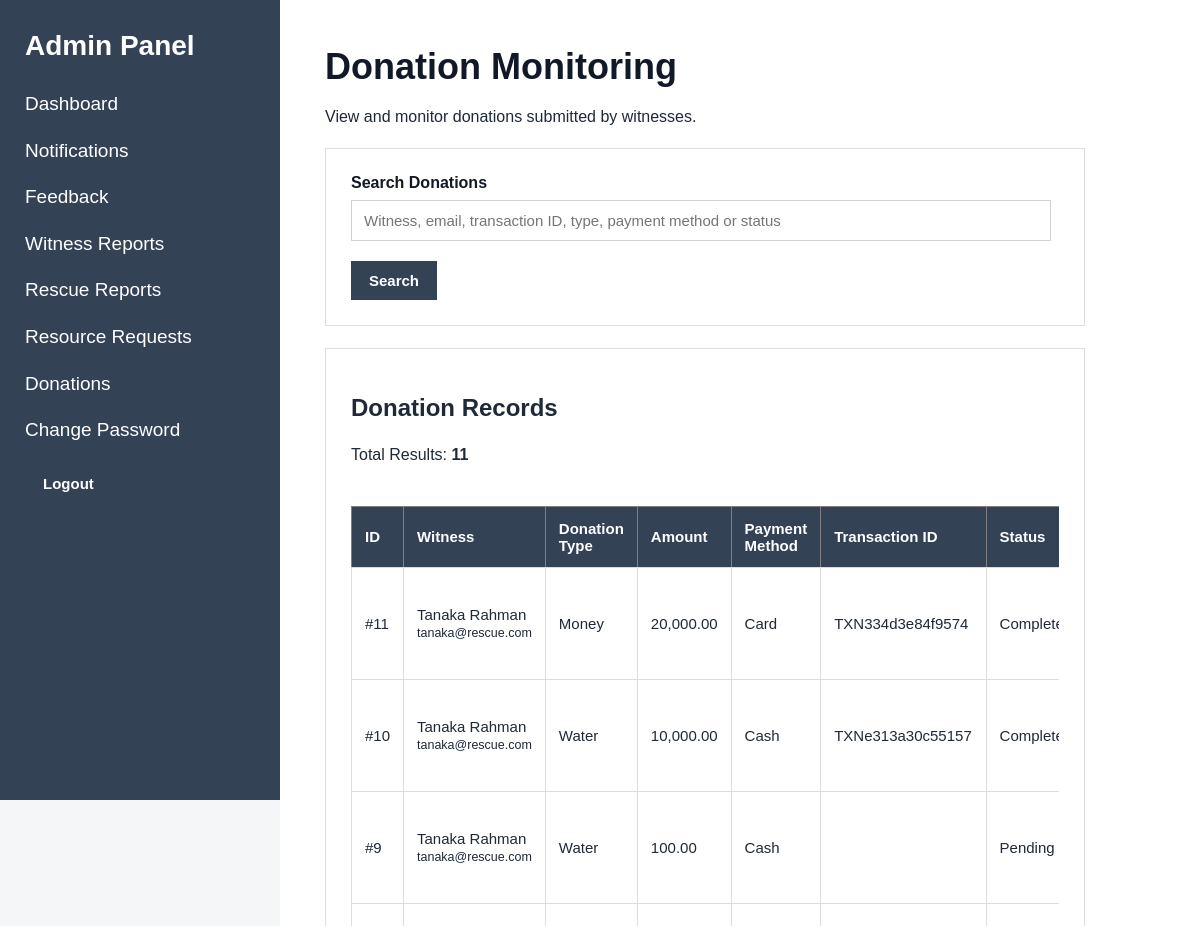
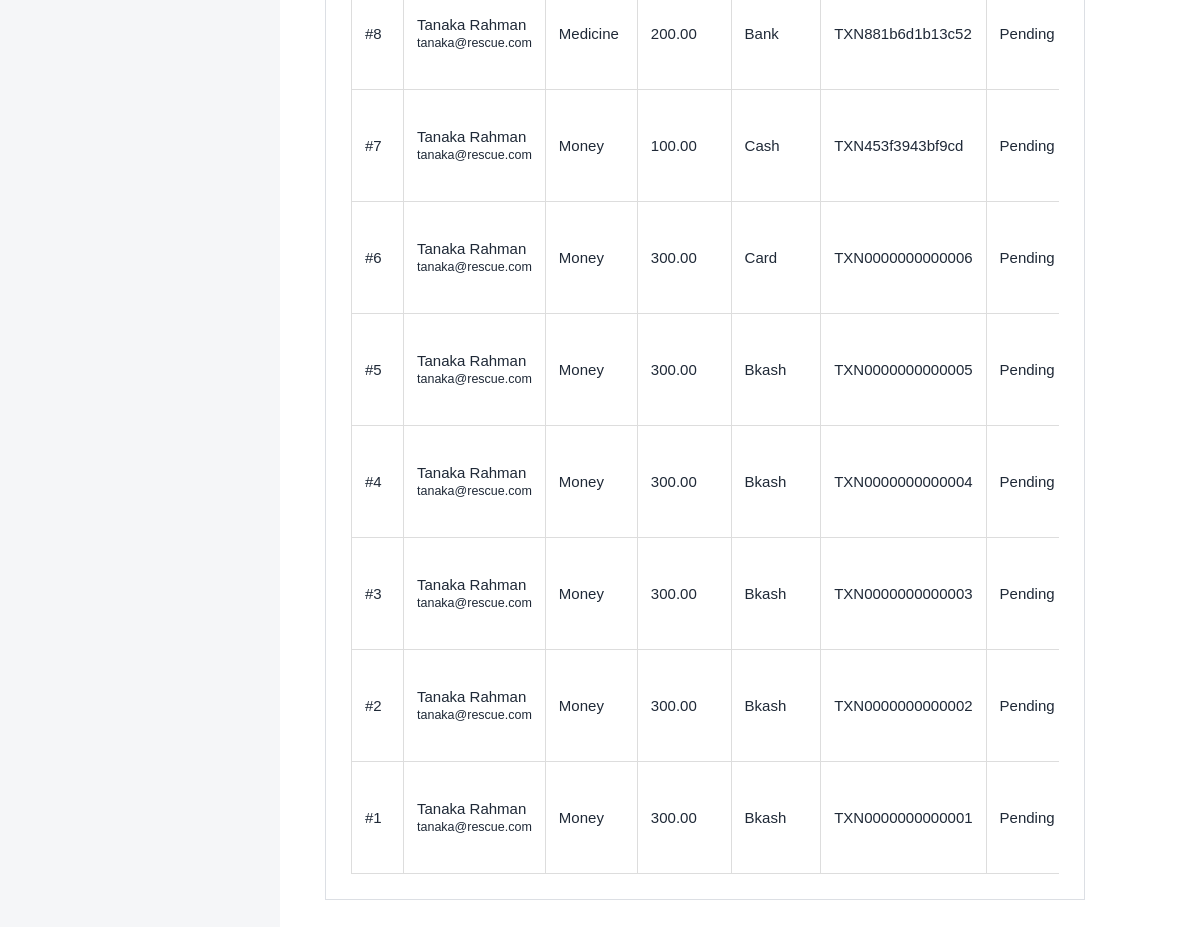
Before: /index.php?page=admin-donations (signed in) with the older database file (2 pictures, top to bottom).
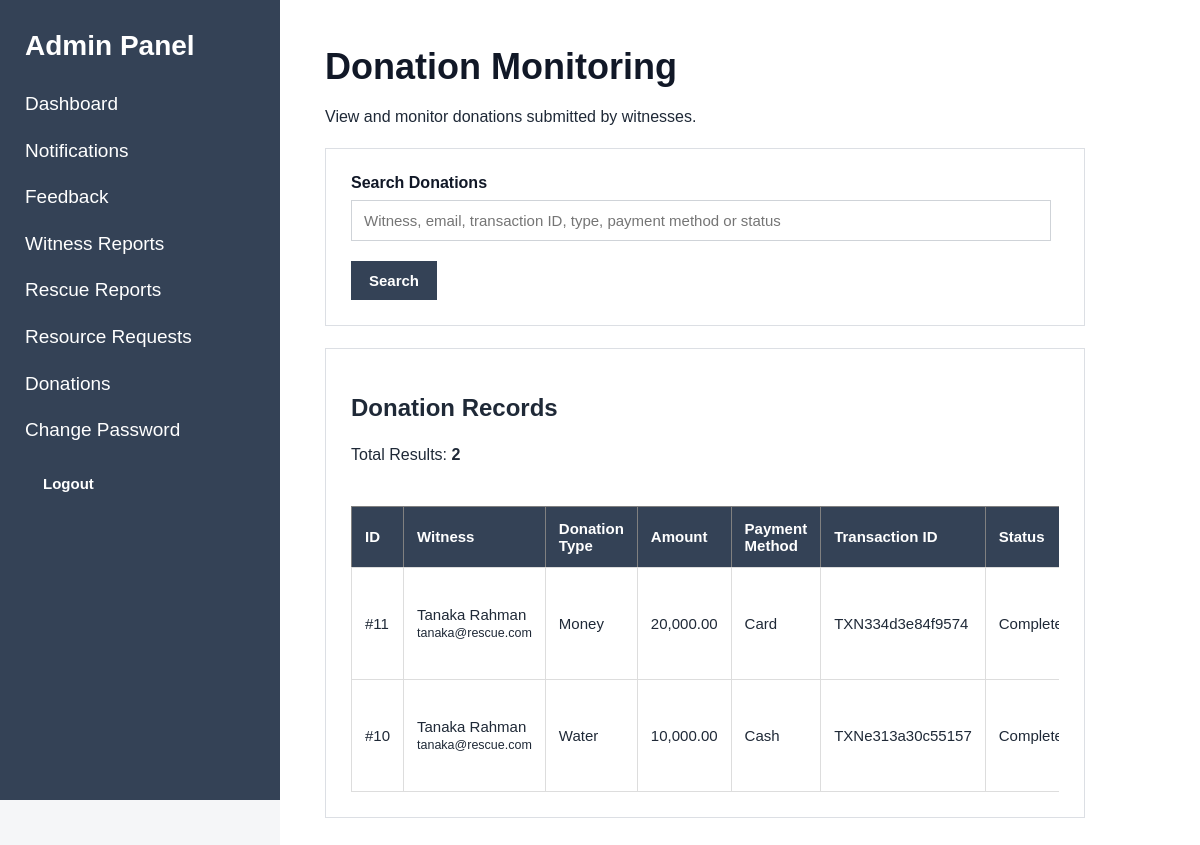
After: the same page with the newer database file.
### tables this page shows
CREATE TABLE `donations` (
  `id` int(11) NOT NULL,
  `witness_id` int(11) NOT NULL,
  `amount` decimal(10,2) NOT NULL,
  `donation_type` varchar(100) NOT NULL,
  `payment_method` varchar(50) NOT NULL,
  `transaction_id` varchar(100) NOT NULL,
  `message` text DEFAULT NULL,
  `status` enum('pending','completed','cancelled') NOT NULL DEFAULT 'pending',
  `created_at` timestamp NOT NULL DEFAULT current_timestamp()
);

CREATE TABLE `users` (
  `id` int(11) NOT NULL,
  `name` varchar(100) NOT NULL,
  `username` varchar(50) NOT NULL,
  `email` varchar(150) NOT NULL,
  `phone` varchar(20) DEFAULT NULL,
  `password` varchar(255) NOT NULL,
  `role` enum('admin','volunteer','witness','help_seeker') NOT NULL,
  `created_at` timestamp NOT NULL DEFAULT current_timestamp(),
  `updated_at` timestamp NOT NULL DEFAULT current_timestamp() ON UPDATE current_timestamp()
);

### models/DonationModel.php (called while the page is built, shortened)
<?php
function getAllDonationsForAdmin(
    $conn,
    $search = ''
) {
    $search =
        trim($search);
    if ($search === '') {
        $sql =
            "SELECT
                donations.id,
                donations.witness_id,
                donations.amount,
                donations.donation_type,
                donations.payment_method,
                donations.transaction_id,
                donations.message,
                donations.status,
                donations.created_at,
                users.name AS witness_name,
                users.username AS witness_username,
                users.email AS witness_email,
                users.phone AS witness_phone
             FROM donations
             INNER JOIN users
                ON donations.witness_id = users.id
             WHERE users.role = 'witness'
             ORDER BY donations.id DESC";
        $stmt =
            mysqli_prepare(
                $conn,
                $sql
            );
    }
    mysqli_stmt_execute(
        $stmt
    );
    $result =
        mysqli_stmt_get_result(
            $stmt
        );
    $donations = [];
    while (
        $row =
        mysqli_fetch_assoc(
            $result
        )
    ) {
        $donations[] =
            $row;
    }
    return $donations;
}

### controllers/DonationController.php (called while the page is built, shortened)
<?php
require_once "models/DonationModel.php";
function loadAdminDonations(
    $conn,
    $search = ''
) {
    $search =
        trim($search);
    $donations =
        getAllDonationsForAdmin(
            $conn,
            $search
        );
    return [
        'error' => '',
        'donations' =>
            $donations
    ];
}

### views/admin/donations/index.php (the view, shortened to what this page needs)
<?php
require_once
    "views/partials/header.php";
require_once
    "views/partials/sidebar.php";
?>
<div class="content">
    <div class="page-header">
        <div>
            <h1>
                Donation Monitoring
            </h1>
            <p>
                View and monitor donations submitted by witnesses.
            </p>
        </div>
    </div>
    <div class="card">
        <form
            method="GET"
            action="index.php"
        >
            <div class="form-group">
                <label for="search">
                    Search Donations
                </label>
                <input
                    type="text"
                    id="search"
                    name="search"
                    maxlength="100"
                    value="<?= htmlspecialchars(
                        $search
                    ); ?>"
                    placeholder="Witness, email, transaction ID, type, payment method or status"
                >
            </div>
            <button
                type="submit"
                class="btn btn-primary"
            >
                Search
            </button>
        </form>
    </div>
    <div class="card">
        <h2>
            Donation Records
        </h2>
        <p>
            Total Results:
            <strong>
                <?= count($donations); ?>
            </strong>
        </p>
        <?php if (empty($donations)): ?>
            <p>
                No donation records found.
            </p>
        <?php else: ?>
            <div style="overflow-x: auto;">
                <table
                    border="1"
                    cellpadding="10"
                    cellspacing="0"
                    width="100%"
                >
                    <thead>
                        <tr>
                            <th>
                                ID
                            </th>
                            <th>
                                Witness
                            </th>
                            <th>
                                Donation Type
                            </th>
                            <th>
                                Amount
                            </th>
                            <th>
                                Payment Method
                            </th>
                            <th>
                                Transaction ID
                            </th>
                            <th>
                                Status
                            </th>
                        </tr>
                    </thead>
                    <tbody>
                        <?php foreach ($donations as $donation): ?>
                            <tr>
                                <td>
                                    #<?= (int)$donation['id']; ?>
                                </td>
                                <td>
                                    <?= htmlspecialchars(
                                        $donation['witness_name']
                                        ?? 'N/A'
                                    ); ?>
                                    <br>
                                    <small>
                                        <?= htmlspecialchars(
                                            $donation['witness_email']
                                            ?? ''
                                        ); ?>
                                    </small>
                                </td>
                                <td>
                                    <?= htmlspecialchars(
                                        ucfirst(
                                            $donation['donation_type']
                                            ?? 'N/A'
                                        )
                                    ); ?>
                                </td>
                                <td>
                                    <?= htmlspecialchars(
                                        number_format(
                                            (float)(
                                                $donation['amount']
                                                ?? 0
                                            ),
                                            2
                                        )
                                    ); ?>
                                </td>
                                <td>
                                    <?= htmlspecialchars(
                                        ucfirst(
                                            $donation['payment_method']
                                            ?? 'N/A'
                                        )
                                    ); ?>
                                </td>
                                <td>
                                    <?= htmlspecialchars(
                                        $donation['transaction_id']
                                        ?? 'N/A'
                                    ); ?>
                                </td>
                                <td>
                                    <span class="status-badge">
                                        <?= htmlspecialchars(
                                            ucfirst(
                                                $donation['status']
                                                ?? 'N/A'
                                            )
                                        ); ?>
                                    </span>
                                </td>
                            </tr>
                        <?php endforeach; ?>
                    </tbody>
                </table>
            </div>
        <?php endif; ?>
    </div>
</div>
<?php
require_once
    "views/partials/footer.php";
?>

### index.php (shortened to what this page needs)
<?php
require_once "config/database.php";
$page = $_GET['page'] ?? 'login';
if ($page === 'login') {
    $error = '';
    if ($_SERVER['REQUEST_METHOD'] === 'POST') {
        requireValidCsrfToken();
        require_once "controllers/AuthController.php";
        $error =
            loginUser();
    }
    require_once "views/auth/login.php";
} elseif ($page === 'admin-dashboard') {
    requireAdmin();
    require_once "controllers/AdminController.php";
    showAdminDashboard($conn);
} elseif ($page === 'notifications') {
    requireAdmin();
    require_once "models/NotificationModel.php";
    $notifications = getAllNotifications($conn);
    require_once "views/admin/notifications/index.php";
} elseif ($page === 'notification-search') {
    requireAdmin();
    require_once "models/NotificationModel.php";
    require_once "controllers/NotificationController.php";
    handleNotificationSearch($conn);
} elseif ($page === 'admin-witness-reports') {
    requireAdmin();
    require_once "controllers/AdminController.php";
    showAdminWitnessReports($conn);
} elseif ($page === 'admin-donations') {
    require_once
        "controllers/DonationController.php";
    $search =
        trim(
            $_GET['search']
            ?? ''
        );
    $result =
        loadAdminDonations(
            $conn,
            $search
        );
    $donations =
        $result['donations']
        ?? [];
    require_once
        "views/admin/donations/index.php";
} elseif ($page === 'admin-resource-requests') {
    requireAdmin();
    require_once "controllers/ResourceRequestController.php";
    showAdminResourceRequests($conn);
} elseif ($page === 'admin-resource-request-search') {
    requireAdmin();
    require_once "controllers/ResourceRequestController.php";
    handleAdminResourceRequestSearch($conn);
} elseif ($page === 'volunteer-activities') {
    requireVolunteer();
    require_once "views/volunteer/activities.php";
} elseif ($page === 'volunteer-availability') {
    requireVolunteer();
    require_once "views/volunteer/availability.php";
} elseif ($page === 'volunteer-emergency-requests') {
    requireVolunteer();
    require_once "views/volunteer/emergency_requests.php";
} elseif ($page === 'volunteer-profile') {
    requireVolunteer();
    require_once "views/volunteer/profile.php";
} elseif ($page === 'helpseeker-request-search') {
    requireHelpSeeker();
    require_once "controllers/HelpSeekerController.php";
    handleHelpSeekerRequestSearch($conn);
} elseif ($page === 'witness-report-search') {
    requireWitness();
    require_once "controllers/WitnessController.php";
    handleWitnessReportSearch($conn);
} else {
    http_response_code(404);
    echo "Page not found.";
}
?>

### views/partials/header.php (shortened to what this page needs)
<!DOCTYPE html>
<html lang="en">
<head>
    <link
        rel="stylesheet"
        href="assets/css/style.css?v=14"
    >
</head>
<body>

### views/partials/sidebar.php (shortened to what this page needs)
<?php
$role =
    $_SESSION['user']['role']
    ?? '';
?>
<div class="sidebar">
    <?php if ($role === 'admin'): ?>
        <h2>Admin Panel</h2>
        <ul>
            <li>
                <a href="index.php?page=admin-dashboard">
                    Dashboard
                </a>
            </li>
            <li>
                <a href="index.php?page=notifications">
                    Notifications
                </a>
            </li>
            <li>
                <a href="index.php?page=feedback">
                    Feedback
                </a>
            </li>
            <li>
                <a href="index.php?page=admin-witness-reports">
                    Witness Reports
                </a>
            </li>
            <li>
                <a href="index.php?page=rescue-reports">
                    Rescue Reports
                </a>
            </li>
            <li>
                <a href="index.php?page=admin-resource-requests">
                    Resource Requests
                </a>
            </li>
            <li>
                <a href="index.php?page=admin-donations">
                    Donations
                </a>
            </li>
            <li>
                <a href="index.php?page=change-password">
                    Change Password
                </a>
            </li>
            <li>
                <form
                    method="POST"
                    action="index.php?page=logout"
                >
                    <button type="submit">
                        Logout
                    </button>
                </form>
            </li>
        </ul>
    <?php endif; ?>
</div>

### views/partials/footer.php (shortened to what this page needs)
</body>
</html>

### assets/css/style.css (style rules this page uses)
* { box-sizing: border-box; }
body { margin: 0; font-family: Arial, Helvetica, sans-serif; background: #f5f6f8; color: #1f2937; }
.sidebar { width: 280px; height: 100vh; background: #344256; color: white; position: fixed; top: 0; left: 0; padding: 28px 25px; box-sizing: border-box; overflow-y: auto; }
.sidebar h2 { margin: 0 0 28px 0; font-size: 28px; line-height: 1.25; color: white; }
.sidebar ul { list-style: none; padding: 0; margin: 0; }
.sidebar li { margin-bottom: 20px; }
.sidebar a { display: inline-block; color: white; text-decoration: none; font-size: 19px; line-height: 1.4; }
.content { margin-left: 280px; padding: 45px; min-height: 100vh; background: white; }
.content h1 { margin-top: 0; margin-bottom: 20px; font-size: 36px; line-height: 1.2; color: #111827; }
.card { max-width: 760px; background: white; border: 1px solid #dcdfe4; padding: 25px; margin-top: 22px; margin-bottom: 22px; }
.card p { font-size: 16px; line-height: 1.6; }
.content>form, .card form { max-width: 700px; }
.content>form div, .card form div { margin-bottom: 20px; }
label { display: block; margin-bottom: 8px; font-size: 16px; font-weight: bold; color: #111827; }
input, textarea, select { width: 100%; padding: 11px 12px; border: 1px solid #cfd3d8; background: white; font-family: Arial, Helvetica, sans-serif; font-size: 15px; outline: none; }
button { background: #344256; color: white; border: none; padding: 11px 18px; font-family: Arial, Helvetica, sans-serif; font-size: 15px; font-weight: 600; cursor: pointer; }
table { width: 100%; border-collapse: collapse; margin-top: 22px; background: white; }
th { background: #344256; color: white; padding: 13px; text-align: left; font-size: 15px; }
td { padding: 13px; border: 1px solid #dddddd; font-size: 15px; }

Changed rows visible on the page:
removed donations: id "9", witness.name "Tanaka Rahman", witness.email "tanaka@rescue.com", donation_type "Water", amount "100.00", payment_method "Cash", status "Pending"
removed donations: id "8", witness.name "Tanaka Rahman", witness.email "tanaka@rescue.com", donation_type "Medicine", amount "200.00", payment_method "Bank", transaction "TXN881b6d1b13c52", status "Pending"
removed donations: id "7", witness.name "Tanaka Rahman", witness.email "tanaka@rescue.com", donation_type "Money", amount "100.00", payment_method "Cash", transaction "TXN453f3943bf9cd", status "Pending"
removed donations: id "6", witness.name "Tanaka Rahman", witness.email "tanaka@rescue.com", donation_type "Money", amount "300.00", payment_method "Card", transaction "TXN0000000000006", status "Pending"
removed donations: id "5", witness.name "Tanaka Rahman", witness.email "tanaka@rescue.com", donation_type "Money", amount "300.00", payment_method "Bkash", transaction "TXN0000000000005", status "Pending"
removed donations: id "4", witness.name "Tanaka Rahman", witness.email "tanaka@rescue.com", donation_type "Money", amount "300.00", payment_method "Bkash", transaction "TXN0000000000004", status "Pending"
removed donations: id "3", witness.name "Tanaka Rahman", witness.email "tanaka@rescue.com", donation_type "Money", amount "300.00", payment_method "Bkash", transaction "TXN0000000000003", status "Pending"
removed donations: id "2", witness.name "Tanaka Rahman", witness.email "tanaka@rescue.com", donation_type "Money", amount "300.00", payment_method "Bkash", transaction "TXN0000000000002", status "Pending"
removed donations: id "1", witness.name "Tanaka Rahman", witness.email "tanaka@rescue.com", donation_type "Money", amount "300.00", payment_method "Bkash", transaction "TXN0000000000001", status "Pending"
Other visible differences:
count($donations): "11" → "2"
